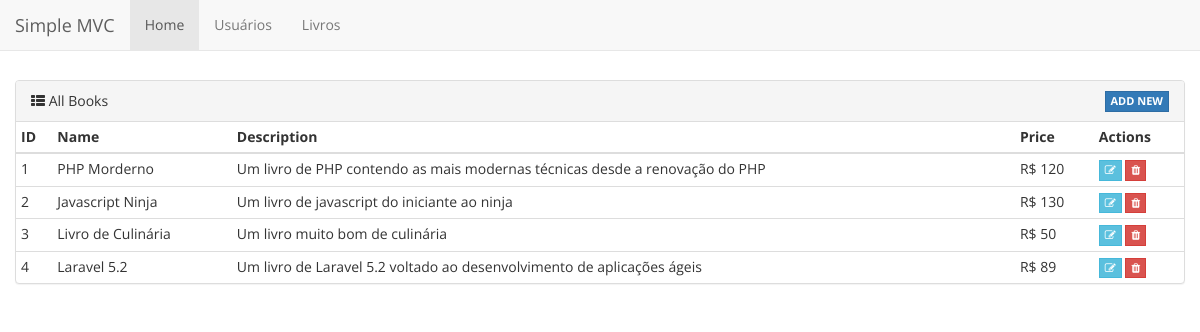
The page /public/livros/ on the database its author committed.
### tables this page shows
CREATE TABLE IF NOT EXISTS `tb_livros` (
  `id` int(11) UNSIGNED NOT NULL AUTO_INCREMENT,
  `name` varchar(100) NOT NULL,
  `description` text NOT NULL,
  `price` float NOT NULL,
  PRIMARY KEY (`id`)
);

### app/Core/Controller.php (called while the page is built, shortened)
<?php
class Controller
{
    public function model($model)
    {
        return new $model();
    }
    public function view($view, $data = [])
    {
        extract($data);
        require_once '../app/Views/' . $view . '.php';
    }
}

### app/Controllers/LivrosController.php (called while the page is built, shortened)
<?php
class LivrosController extends Controller
{
    public function index(){
        $livros = $this->model('Livros');
        $data = $livros->select()->all();
        return $this->view('livros/index', ['livros' => $data]);
    }
}

### app/Core/App.php (called while the page is built, shortened)
<?php
class App
{
    protected $method = 'index';
    public function __construct()
    {
        $url = $this->parseUrl();
        if(file_exists('../app/Controllers/' . ucfirst($url[0]) . 'Controller.php')){
            unset($url[0]);
        }
        $this->controller = new $this->controller;
        $this->params = $url ? array_values($url) : [];
        call_user_func_array([$this->controller, $this->method], $this->params);
    }
    public function parseUrl()
    {
        if(isset($_GET['url'])){
            return $url = explode('/', filter_var(rtrim($_GET['url'], '/'), FILTER_SANITIZE_URL));
        }
    }
}

### public/index.php (called while the page is built, shortened)
<?php
$app = new App\Core\App();

### app/Database/Connection.php (called while the page is built, shortened)
<?php
class Connection
{
    private static $instance = null;
    public static function getInstance()
    {
        return self::$instance;
    }
    protected function __construct()
    {
        try {
            self::$instance = new PDO('mysql:host=localhost;dbname=simplemvc;charset=utf8mb4', 'root', '');
            self::$instance->setAttribute(PDO::ATTR_ERRMODE, PDO::ERRMODE_EXCEPTION);
            self::$instance->setAttribute(PDO::ATTR_DEFAULT_FETCH_MODE, PDO::FETCH_OBJ);
        } catch (PDOException $e) {
            echo "Erro ao tentar conectar-se com o banco de dados. Aguarde ou contacte um administrador<br>";
            echo "Mensagem: " . $e->getMessage();
        }
    }
}

### app/Core/Model.php (called while the page is built, shortened)
<?php
class Model extends QueryBuilder
{
    protected $conn;
    public function __construct()
    {
        $this->conn = Connection::getInstance();
    }
    public function all()
    {
        try {
            $stmt = $this->conn->prepare($this->build());
            $stmt->execute();
            return $stmt->fetchAll();
        } catch (PDOException $e) {
            $this->showPdoError($e);
        }
    }
}

### app/Core/QueryBuilder.php (called while the page is built, shortened)
<?php
class QueryBuilder
{
    private $select   = null;
    private $from     = null;
    public function select()
    {
        $selects = func_get_args();
        return $this;
    }
    protected function build()
    {
        $query  = 'SELECT ';
        $query .= empty($this->select) ? '*' : $this->select;
        $query .= ' FROM ' . (is_null($this->from) ? $this->table : $this->from);
        return $query;
    }
}

### app/Views/livros/index.php (the view, shortened to what this page needs)
<!DOCTYPE html>
<html lang="en">
  <head>
    <link rel="stylesheet" href="https://maxcdn.bootstrapcdn.com/bootstrap/3.3.7/css/bootstrap.min.css">
    <link rel="stylesheet" href="https://maxcdn.bootstrapcdn.com/font-awesome/4.6.3/css/font-awesome.min.css">
    <link rel="stylesheet" href="assets/style.css">
  </head>
  <body>
    <nav class="navbar navbar-default navbar-fixed-top">
      <div class="container-fluid">
        <div class="navbar-header">
          <a class="navbar-brand" href="#">Simple MVC</a>
        </div>
        <div class="collapse navbar-collapse" id="bs-example-navbar-collapse-1">
          <ul class="nav navbar-nav">
            <li class="active"><a href="#">Home <span class="sr-only">(current)</span></a></li>
            <li><a href="users">Usuários</a></li>
            <li><a href="livros">Livros</a></li>
          </ul>
        </div>
      </div>
    </nav>
    <main class="listing">
        <div class="container">
            <div class="row">
                <div class="panel panel-default">
                    <div class="panel-heading">
                        <i class="fa fa-th-list"></i> All Books
                        <a href="livros/create" class="btn btn-xs btn-primary pull-right">Add new</a>
                    </div>
                    <table class="table table-hover table-condensed">
                        <thead>
                            <tr>
                                <th>ID</th>
                                <th>Name</th>
                                <th>Description</th>
                                <th>Price</th>
                                <th>Actions</th>
                            </tr>
                        </thead>
                        <tbody>
                            <?php foreach($livros as $livro): ?>
                                <tr>
                                    <td><?=$livro->id?></td>
                                    <td><?=$livro->name?></td>
                                    <td><?=$livro->description?></td>
                                    <td>R$ <?=$livro->price?></td>
                                    <td>
                                        <a href="livros/edit/<?=$livro->id?>" class="btn btn-xs btn-info"><i class="fa fa-edit"></i></a>
                                        <a href="livros/delete/<?=$livro->id?>" class="btn btn-xs btn-danger"><i class="fa fa-trash"></i></a>
                                    </td>
                                </tr>
                            <?php endforeach; ?>
                        </tbody>
                    </table>
                </div>
            </div>
        </div>
    </main>
  </body>
</html>

### public/assets/style.css (style rules this page uses)
html, body { font-family: 'Open Sans', sans-serif; padding-top: 40px; }
.btn { border-radius: 0; font-family: 'Open Sans', sans-serif; font-size: 13px; font-weight: bold; text-transform: uppercase; }
.btn-xs { font-size: 11px; }

### rows shown on the page
tb_livros: id "1", name "PHP Morderno", description "Um livro de PHP contendo as mais modernas técnicas desde a renovação do PHP", price "120"
tb_livros: id "2", name "Javascript Ninja", description "Um livro de javascript do iniciante ao ninja", price "130"
tb_livros: id "3", name "Livro de Culinária", description "Um livro muito bom de culinária", price "50"
tb_livros: id "4", name "Laravel 5.2", description "Um livro de Laravel 5.2 voltado ao desenvolvimento de aplicações ágeis", price "89"
